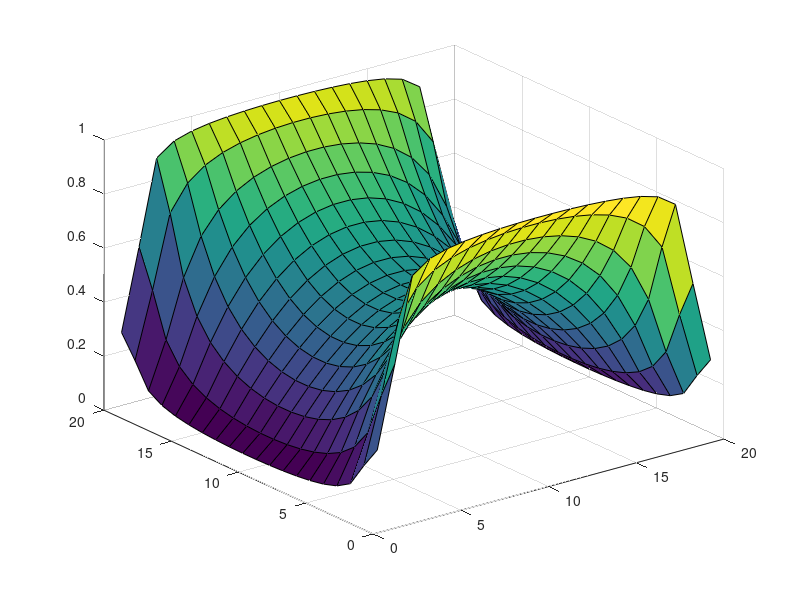
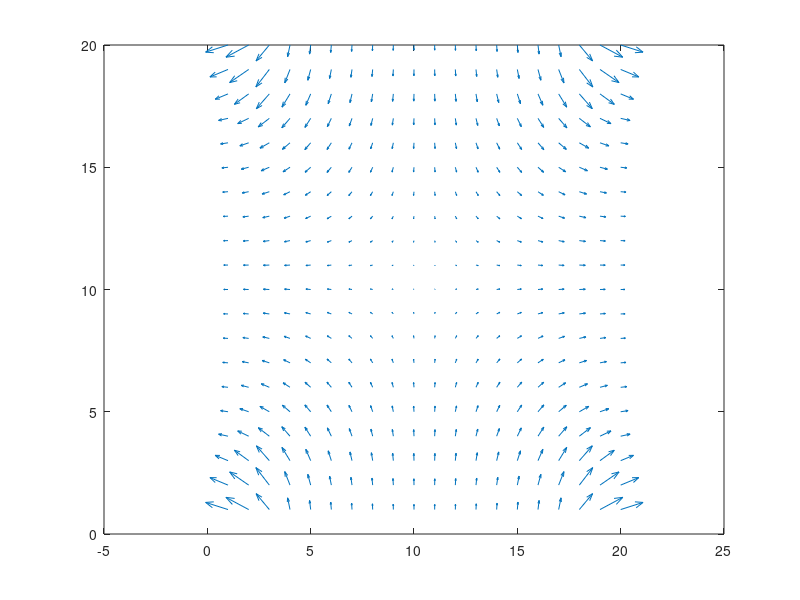

Source code (MATLAB) for these figures, in order:
% This file implement the code for ELEC 4700 PA 4
% The boundary conditions are: 1 on the left/right and 0 on top/bottom
% Solved using imboxfilt(V,3)

% Clear all
clearvars
clearvars -global
close all
format shorte

% Define the size of the solution matrix
nx = 20;
ny = 20;
% Assume delta x = delta y = delta
delta = 1;

% Create the solution matrix
V = zeros(nx, ny);

% Create the mesh grid
[X, Y] = meshgrid([1:nx], [1:ny]);

% Set the maximum number of simulation iterations
numSim = 300; 
% Pause time per simulation iteration
pauseTime = 0.01;


% Loop through the simulation iterations
for iSim = 1:numSim

    % Set boundary conditions: 1 on the left/right and 0 on top/bottom
    V(1,:) = 1;
    V(nx,:) = 1;
    V(:,1) = 0;
    V(:,ny) = 0;

    % Solve V using imboxfilt()
    V = imboxfilt(V, 3);

    % Plot the voltage surface
    surf(X,Y,V);

    % pause
    pause(pauseTime);
end

% Create the matrix for electric field
[Ex, Ey] = gradient(-V);

% Plot the electric field
figure(2)
quiver(X, Y, Ex, Ey);




